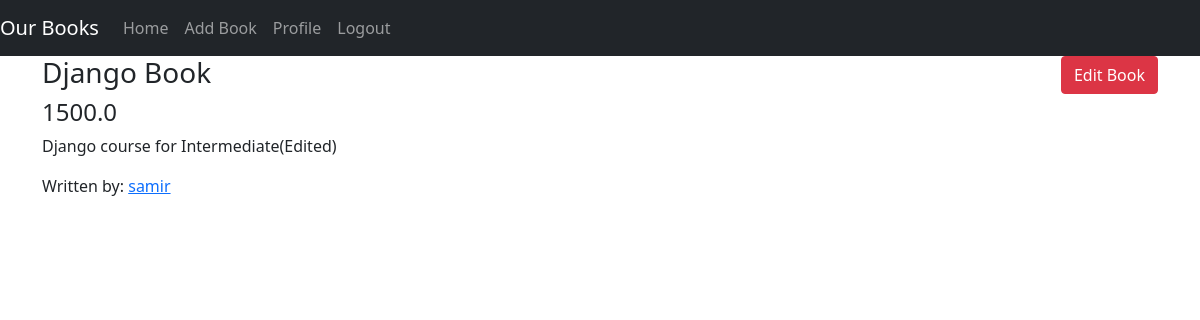
The app's page /book/10 (signed in) with its own data.
### home/models.py (models this page shows)
class Book(models.Model):
    name = models.CharField(max_length=50)
    price = models.FloatField()
    desc = models.TextField()
    author = models.ForeignKey(Author, on_delete=models.CASCADE, null=True, blank=True)
    def __str__(self) -> str:
        return self.name

### auth_user/models.py (models this page shows)
class Author(models.Model):
    user = models.OneToOneField(User, on_delete=models.CASCADE)
    profile_pic = models.ImageField(upload_to='images', null = True, blank = True)
    def __str__(self) -> str:
        return self.user.username

### home/views.py (the view)
# urls.py: path('book/<int:pk>', detail_book_view, name='detail_book'), # yo name chai href url ma use hunxa
def detail_book_view(request, pk):
    book = Book.objects.get(pk = pk)
    context = {
        'book' : book
    }
    return render(request, 'detail_book.html', context)

### templates/detail_book.html (shortened to what this page needs)
{% extends 'base.html' %}
{% block body %}
    <div class="container">
        {% if request.user.is_authenticated %}
            <a href="{% url 'edit_book' book.pk %}" class="btn btn-danger float-end">Edit Book</a>
        {% endif %}
        <h3>{{book}}</h3>
        <h4>{{book.price}}</h4>
        <p>{{book.desc}}</p>
        Written by: <a href='{% url 'profile' book.author %}'>{{book.author}}</a>
    </div>
{% endblock body %}

### records on screen
Book: name "Django Book", price "1500.0", desc "Django course for Intermediate(Edited)", author "samir"
